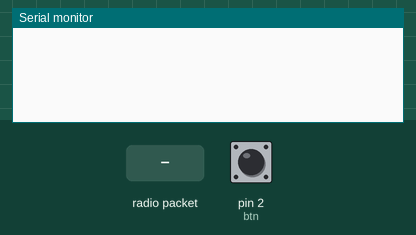
The sketch below on a simulated Arduino Leonardo, built with avr-gcc and run on an emulated ATmega32U4. On the bench: the last lines printed to the serial monitor. The test bench sets the inputs (shaded band); at power-on: pin 2 (btn) HIGH. No radio packets arrive unless stated.

Above: at 1.2 s.
1.3 s: radio packet "1" arrives
At 2.4 s:
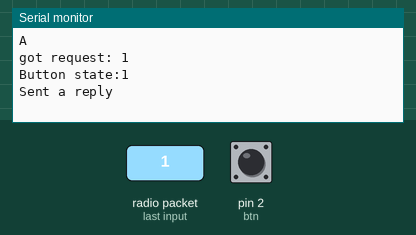
2.8 s: radio packet "0" arrives
At 3.5 s:
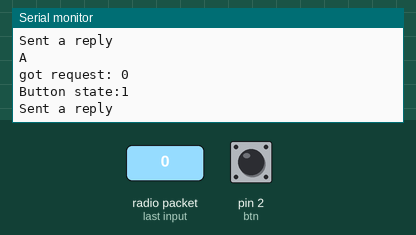

The sketch:

wireless_client_up.ino
```cpp
// Up
// nrf24_server

#include <SPI.h>
#include <RH_NRF24.h>

// Singleton instance of the radio driver
RH_NRF24 nrf24;
// RH_NRF24 nrf24(8, 7); // use this to be electrically compatible with Mirf
// RH_NRF24 nrf24(8, 10);// For Leonardo, need explicit SS pin
// RH_NRF24 nrf24(8, 7); // For RFM73 on Anarduino Mini

const int btn = 2;

void setup()
{
  Serial.begin(9600);
  pinMode(btn, INPUT_PULLUP);
  while (!Serial)
    ; // wait for serial port to connect. Needed for Leonardo only
  if (!nrf24.init())
    Serial.println("init failed");
  // Defaults after init are 2.402 GHz (channel 2), 2Mbps, 0dBm
  if (!nrf24.setChannel(1))
    Serial.println("setChannel failed");
  if (!nrf24.setRF(RH_NRF24::DataRate2Mbps, RH_NRF24::TransmitPower0dBm))
    Serial.println("setRF failed");
}

void loop()
{
  if (nrf24.available())
  {
    Serial.println("A");
    // Should be a message for us now
    uint8_t buf[RH_NRF24_MAX_MESSAGE_LEN];
    uint8_t len = sizeof(buf);
    if (nrf24.recv(buf, &len))
    {
//      NRF24::printBuffer("request: ", buf, len);
      Serial.print("got request: ");
      Serial.println((char*)buf);

      Serial.print("Button state:");
      Serial.println(digitalRead(btn));

      // Send a reply
      if (digitalRead(btn) == LOW) {
        uint8_t data[] = "yes";
        nrf24.send(data, sizeof(data));
        nrf24.waitPacketSent();
        Serial.println("Sent a reply");
      }
      else {
        uint8_t data[] = "no";
        nrf24.send(data, sizeof(data));
        nrf24.waitPacketSent();
        Serial.println("Sent a reply");
      }
    }
    else
    {
      Serial.println("recv failed");
    }
  }
  delay(1);
}
```

Measured:
- after the input at 1.3 s, the serial monitor: prints a new line at once (image 1)
- after the input at 2.8 s, the serial monitor: prints a new line at once (image 2)
